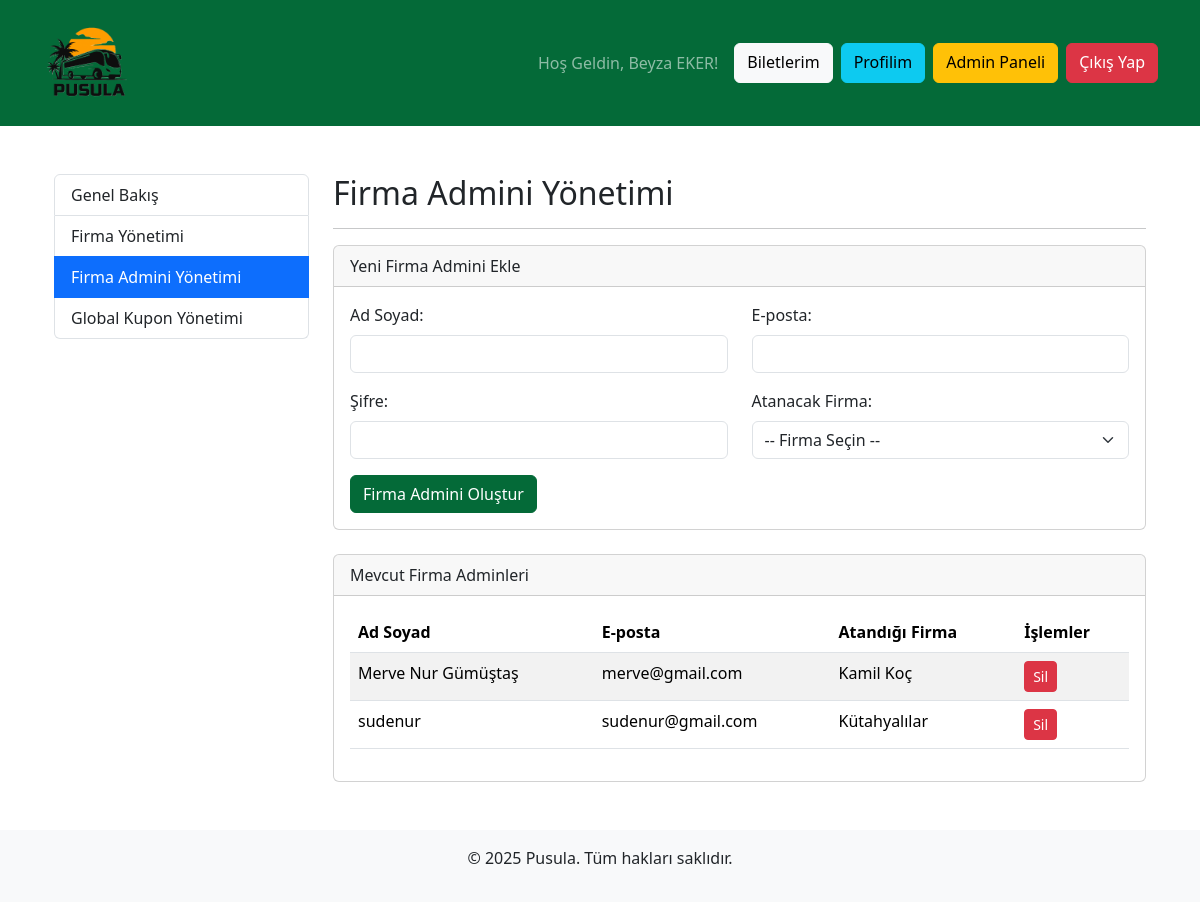
Screenshot of /admin_users.php (signed in) with the database file from the repository.
### tables this page shows
CREATE TABLE "Users" (
    "id" INTEGER PRIMARY KEY AUTOINCREMENT,
    "fullname" TEXT NOT NULL,
    "email" TEXT NOT NULL UNIQUE,
    "password" TEXT NOT NULL,
    "role" TEXT NOT NULL DEFAULT 'User',
    "company_id" INTEGER,
    "balance" REAL NOT NULL DEFAULT 0,
    FOREIGN KEY("company_id") REFERENCES "Companies"("id")
);

CREATE TABLE "Companies" (
    "id" INTEGER PRIMARY KEY AUTOINCREMENT,
    "name" TEXT NOT NULL,
    "created_at" DATETIME DEFAULT CURRENT_TIMESTAMP
);

### admin_users.php (the view, shortened to what this page needs)
<?php
require_once 'header.php';
$firm_admins = [];
try {
    $sql_admins = "SELECT U.id, U.fullname, U.email, C.name as company_name
                   FROM Users U
                   JOIN Companies C ON U.company_id = C.id
                   WHERE U.role = 'Firma Admin'
                   ORDER BY C.name, U.fullname";
    $stmt_admins = $pdo->query($sql_admins);
    $firm_admins = $stmt_admins->fetchAll(PDO::FETCH_ASSOC);
} catch (PDOException $e) {
    $error_message = "Veriler listelenirken bir hata oluştu: " . $e->getMessage();
}
?>
<div class="container mt-5">
    <div class="row">
        <div class="col-md-3">
            <div class="list-group">
                <a href="admin_panel.php" class="list-group-item list-group-item-action">Genel Bakış</a>
                <a href="admin_companies.php" class="list-group-item list-group-item-action">Firma Yönetimi</a>
                <a href="admin_users.php" class="list-group-item list-group-item-action active">Firma Admini Yönetimi</a>
                <a href="admin_coupons.php" class="list-group-item list-group-item-action">Global Kupon Yönetimi</a>
            </div>
        </div>
        <div class="col-md-9">
            <h2>Firma Admini Yönetimi</h2>
            <hr>
            <div class="card mb-4">
                <div class="card-header">
                    Yeni Firma Admini Ekle
                </div>
                <div class="card-body">
                    <form action="admin_users.php" method="POST">
                        <div class="row">
                            <div class="col-md-6 mb-3">
                                <label for="fullname" class="form-label">Ad Soyad:</label>
                                <input type="text" class="form-control" id="fullname" name="fullname" required>
                            </div>
                            <div class="col-md-6 mb-3">
                                <label for="email" class="form-label">E-posta:</label>
                                <input type="email" class="form-control" id="email" name="email" required>
                            </div>
                        </div>
                        <div class="row">
                            <div class="col-md-6 mb-3">
                                <label for="password" class="form-label">Şifre:</label>
                                <input type="password" class="form-control" id="password" name="password" required>
                            </div>
                            <div class="col-md-6 mb-3">
                                <label for="company_id" class="form-label">Atanacak Firma:</label>
                                <select class="form-select" id="company_id" name="company_id" required>
                                    <option value="">-- Firma Seçin --</option>
                                </select>
                            </div>
                        </div>
                        <button type="submit" name="create_firm_admin" class="btn btn-primary">Firma Admini Oluştur</button>
                    </form>
                </div>
            </div>
            <div class="card">
                <div class="card-header">
                    Mevcut Firma Adminleri
                </div>
                <div class="card-body">
                    <table class="table table-striped table-hover">
                        <thead>
                            <tr>
                                <th>Ad Soyad</th>
                                <th>E-posta</th>
                                <th>Atandığı Firma</th>
                                <th>İşlemler</th>
                            </tr>
                        </thead>
                        <tbody>
                            <?php if (empty($firm_admins)): ?>
                                <tr>
                                    <td colspan="4" class="text-center">Henüz eklenmiş firma admini yok.</td>
                                </tr>
                            <?php else: ?>
                                <?php foreach ($firm_admins as $admin): ?>
                                    <tr>
                                        <td><?php echo htmlspecialchars($admin['fullname']); ?></td>
                                        <td><?php echo htmlspecialchars($admin['email']); ?></td>
                                        <td><?php echo htmlspecialchars($admin['company_name']); ?></td>
                                        <td>
                                            <form action="admin_users.php" method="POST" class="d-inline" onsubmit="return confirm('Bu kullanıcıyı silmek istediğinizden emin misiniz?');">
                                                <button type="submit" name="delete_firm_admin" class="btn btn-danger btn-sm">Sil</button>
                                            </form>
                                        </td>
                                    </tr>
                                <?php endforeach; ?>
                            <?php endif; ?>
                        </tbody>
                    </table>
                </div>
            </div>
        </div>
    </div>
</div>
<?php
require_once 'footer.php';
?>

### css/custom.css (style rules this page uses)
:root { --bs-primary: #046A38; --bs-primary-rgb: 4, 106, 56; --bs-success: #FFC107; --bs-success-rgb: 255, 193, 7; }
.btn-primary { background-color: var(--bs-primary); border-color: var(--bs-primary); }

### rows the page displays
users: fullname "Merve Nur Gümüştaş", email "merve@gmail.com", company.name "Kamil Koç"
users: fullname "sudenur", email "sudenur@gmail.com", company.name "Kütahyalılar"

### other values shown
$_SESSION['user_fullname'] "Beyza EKER"
SITE_NAME "Pusula"
